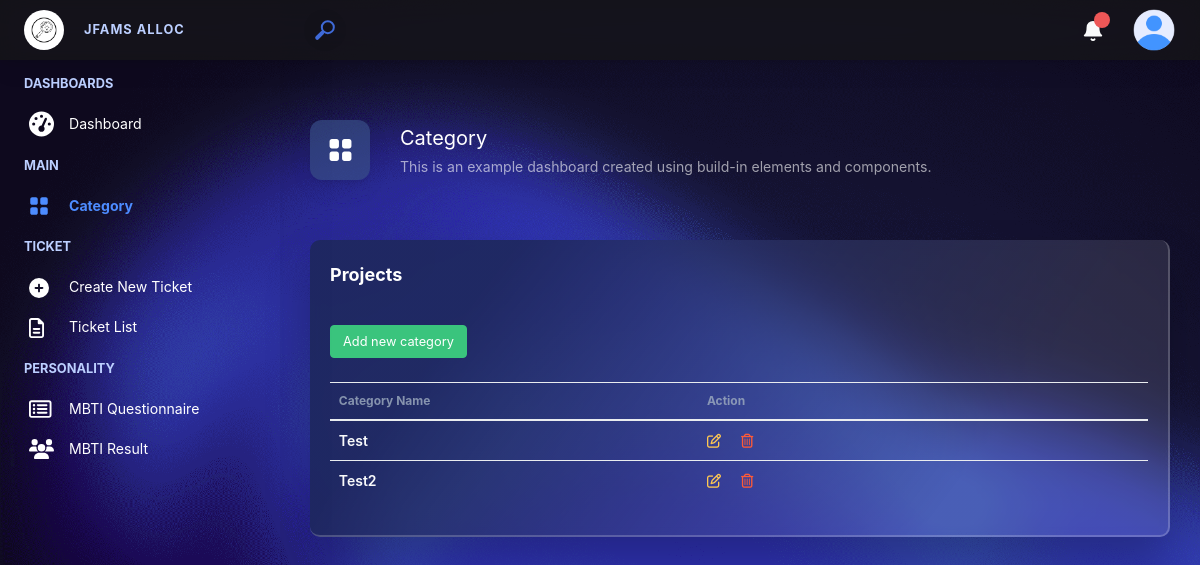
Page /category (signed in) on the earlier database version.
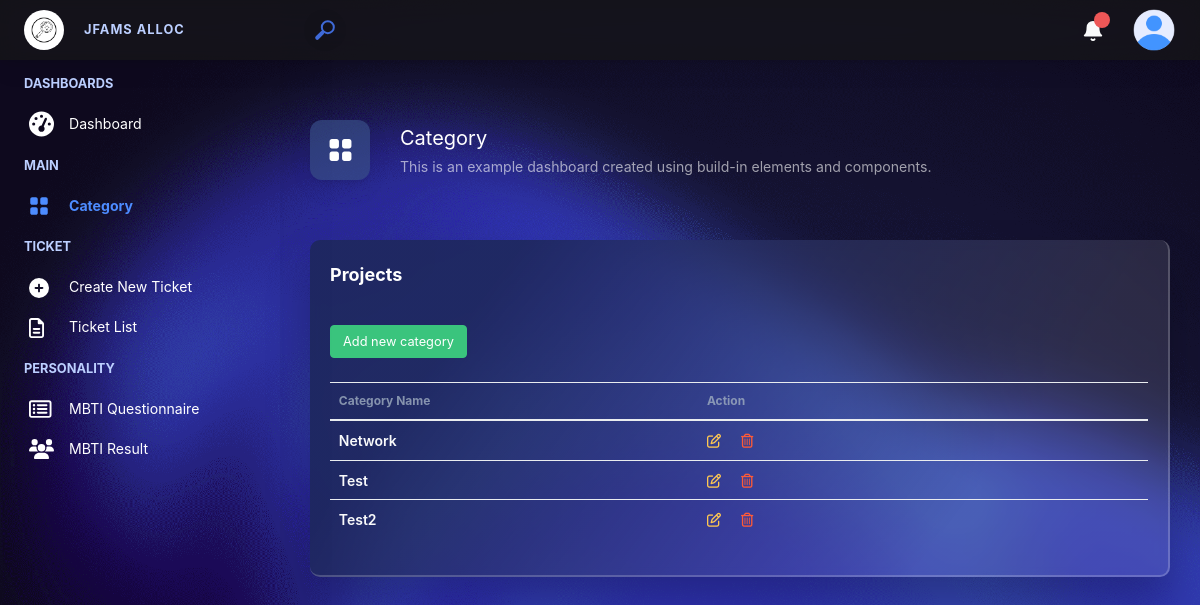
Same page on the later database version.
### capstone/models.py (models this page shows, shortened)
class Category(models.Model):
    name = models.CharField(max_length=30)
    slug = models.SlugField()

### capstone/views.py (the view)
# urls.py: path("category", views.category, name="category"),
@login_required
def category(request):
    categories = Category.objects.all().order_by('name')
    return render(request, "capstone/category/index.html", {
        "categories": categories,
        "iconTitle": ICONS[1],
        "titleHeader": "Category",
        "subTitleHeader": "This is an example dashboard created using build-in elements and components."
    })

### capstone/templates/capstone/category/index.html (shortened to what this page needs)
{% extends 'capstone/layout.html' %}
{% block body %}
<div class="container-card dash-card mt20 mb50">
    <div style="padding: 20px;">
        <div class="app-card__header_title" style="margin-bottom: 2.25rem;">
            Projects
        </div>
        <div class="app-card__body">
            <a class="mb-4 mr-2 btn btn-success" href="{% url 'add_category' %}">Add new category</a>
            <table class="table">
                <thead>
                    <tr>
                        <th class="table-th-header" scope="col" style="width:45%;">Category Name</th>
                        <th class="table-th-header" scope="col">Action</th>
                    </tr>
                </thead>
                <tbody>
                    {% for cat in categories %}
                    <tr>
                        <td style="font-size: 0.875rem; text-transform: capitalize; font-weight: 600;">{{ cat.name }}</td>
                        <td>
                            <a href="{% url 'edit_category' cat.id %}" title="Edit">
                                <i class="metismenu-icon far fa-edit amber mr-3"></i>
                            </a>
                            <a href="#" title="Delete" onclick="delete_data('delete_category', '{{ cat.id }}')">
                                <i class="metismenu-icon far fa-trash-alt delete"></i>
                            </a>
                        </td>
                    </tr>
                    {% endfor %}
                </tbody>
            </table>
        </div>
    </div>
</div>
{% endblock %}

### capstone/templates/capstone/layout.html (shortened to what this page needs)
{% load static %}
<!DOCTYPE html>
<html lang="en">
<head>
    <link href="{% static 'css/styles.css' %}" rel="stylesheet">
    <link href="{% static 'css/main.css' %}" rel="stylesheet">
    <link href="{% static 'css/utilise.css' %}" rel="stylesheet">
    <link rel="stylesheet" href="https://cdnjs.cloudflare.com/ajax/libs/font-awesome/6.3.0/css/all.min.css" />
    <link rel="stylesheet" href="https://cdn.jsdelivr.net/npm/sweetalert2@10.13.3/dist/sweetalert2.min.css">
    <link rel="stylesheet" href="https://cdn.jsdelivr.net/npm/flatpickr/dist/flatpickr.min.css">
    <link href="https://cdn.jsdelivr.net/npm/select2@4.1.0-rc.0/dist/css/select2.min.css" rel="stylesheet" />
</head>
<body>
    <div class="app-container app-theme-white body-tabs-shadow fixed-sidebar fixed-header">
        {% include 'capstone/navbar_top.html' %}
        <div class="app-main">
            <div class="app-sidebar sidebar-shadow">
                {% include 'capstone/navbar_left.html' %}
            </div>
            <div class="app-main__outer">
                <div class="app-main__inner">
                    <div class="app-page-title">
                        <div class="page-title-wrapper">
                            <div class="page-title-heading">
                                <div class="page-title-icon">
                                    <svg viewBox="0 0 512 512" fill="currentColor" class="menu-icon">
                                        <path d="{{ iconTitle }}"></path>
                                    </svg>
                                </div>
                                <div class="page-title-header">
                                    <div>{{titleHeader}}</div>
                                    <div class="page-title-subheading">{{subTitleHeader}} </div>
                                </div>
                            </div>
                        </div>
                    </div>
                    {% block body %}
                    {% endblock %}
                </div>
            </div>
        </div>
    </div>
</body>
</html>

### capstone/templates/capstone/navbar_top.html (shortened to what this page needs)
<nav>
    <div class="main-navbar">
        <div class="navbar-top-overlay">
            <div class="navbar-container">
                <div class="fixed-sidebar closed-sidebar-mobile closed-sidebar" style="width: 100%;">
                    <div class="app-header header-shadow">
                        <div class="app-header__logo">
                            <a href="{% url 'index' %}" class="dflex alg-cen gap20" style="width: 100%;">
                                <div class="logo-src"></div>
                                <div style="text-transform: uppercase;
                                font-size: .8rem;
                                margin: 0.75rem 0;
                                font-weight: bold;
                                color: #bccfff;
                                white-space: nowrap;
                                position: relative; letter-spacing: 1px;">JFAMS Alloc</div>
                            </a>
                        </div>
                        <div class="app-header__content">
                            <div class="app-header-left">
                                <div class="search-wrapper">
                                    <div class="input-holder">
                                        <button class="search-icon"><span></span></button>
                                    </div>
                                </div>
                            </div>
                            <div class="app-header-right dflex">
                                {% if request.user.is_authenticated %}
                                <div class="header-dots">
                                    <div class="dropdown">
                                        <div class="notification">
                                            <span class="notification-number"></span>
                                            <svg viewBox="0 0 24 24" fill="currentColor" stroke="currentColor" stroke-width="2" stroke-linecap="round" stroke-linejoin="round" class="feather feather-bell">
                                                <path d="M18 8A6 6 0 006 8c0 7-3 9-3 9h18s-3-2-3-9M13.73 21a2 2 0 01-3.46 0"></path>
                                            </svg>
                                        </div>
                                    </div>
                                </div>
                                <div class="dflex">
                                    <div class="widget-content p-0">
                                        <div class="widget-content-wrapper">
                                            <div class="widget-content-wrapper gap20">
                                                {% if request.user.is_authenticated %}
                                                <div class="widget-account">
                                                    <div>
                                                        <button data-toggle="dropdown" class="p-0 btn btn-link dropdown-menu-acc-m">
                                                            {% if request.user.img_profile %}
                                                            <img width="42" class="rounded-circle" src="/static/{{request.user.img_profile}}" alt="">
                                                            {% else %}
                                                            <img width="42" class="rounded-circle" src="/static/images/user-icon.png" alt="">
                                                            {% endif %}
                                                        </button>
                                                    </div>
                                                </div>
                                                {% endif %}
                                        </div>
                                    </div>
                                </div>
                                {% endif %}
                            </div>
                        </div>
                    </div>
                </div>
            </div>
        </div>
    </div>
</nav>

### capstone/templates/capstone/navbar_left.html (shortened to what this page needs)
<div class="scrollbar-sidebar">
    <div class="app-sidebar__inner">
        <ul class="vertical-nav-menu">
            <li class="app-sidebar__heading">Dashboards</li>
            <li>
                <a href="{% url 'index' %}" class="{% if request.resolver_match.url_name == 'index' %} mm-active {% endif %}">
                    <span>Dashboard</span>
                </a>
            </li>
            <li class="app-sidebar__heading">Main</li>
            <li>
                <a href="{% url 'category' %}" class="{% if 'category' in request.path %} mm-active {% endif %}">
                    Category
                </a>
            </li>
            <li class="app-sidebar__heading">Ticket</li>
            <li>
                <a href="{% url 'create_ticket' %}" class="{% if 'create_ticket' in request.path %} mm-active {% endif %}">
                    <svg viewBox="0 0 640 512" fill="currentColor" class="menu-icon">
                        <path d="M256 512A256 256 0 1 0 256 0a256 256 0 1 0 0 512zM232 344V280H168c-13.3 0-24-10.7-24-24s10.7-24 24-24h64V168c0-13.3 10.7-24 24-24s24 10.7 24 24v64h64c13.3 0 24 10.7 24 24s-10.7 24-24 24H280v64c0 13.3-10.7 24-24 24s-24-10.7-24-24z"/>
                    </svg>
                    <span>Create New Ticket</span>
                </a>
            </li>
            <li>
                <a href="{% url 'ticket_list' 'all' %}" class="{% if 'ticket_list' in request.path %} mm-active {% endif %}">
                    Ticket List
                </a>
            </li>
            <li class="app-sidebar__heading">Personality</li>
            <li>
                <a href="{% url 'questionnaire' request.user.username %}" class="{% if 'questionnaire' in request.path %} mm-active {% endif %}">
                    MBTI Questionnaire
                </a>
            </li>
            <li>
                <a href="{% url 'mbti_result' request.user.username %}" class="{% if 'mbti_result' in request.path %} mm-active {% endif %}">
                    MBTI Result
                </a>
            </li>
        </ul>
    </div>
</div>

### capstone/static/css/utilise.css (style rules this page uses)
.mt20 { margin-top: 20px; }
.mb50 { margin-bottom: 50px; }
.dflex { display: flex; }
.alg-cen { align-items: center; }
.gap20 { gap: 20px; }
.amber { color: #ffc851; }
.delete { color: #ff5a37; }
.btn { display: inline-block; font-size: .8rem; cursor: pointer; }

Differences in the rows shown:
added Category: name "Network"
